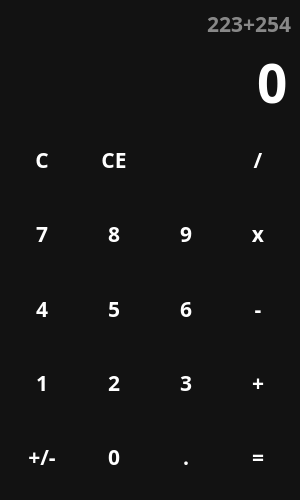
<?xml version="1.0" encoding="UTF-8"?>
<ui version="4.0">
 <class>MainWindow</class>
 <widget class="QMainWindow" name="MainWindow">
  <property name="geometry">
   <rect>
    <x>0</x>
    <y>0</y>
    <width>300</width>
    <height>500</height>
   </rect>
  </property>
  <property name="minimumSize">
   <size>
    <width>300</width>
    <height>500</height>
   </size>
  </property>
  <property name="maximumSize">
   <size>
    <width>3000</width>
    <height>5000</height>
   </size>
  </property>
  <property name="sizeIncrement">
   <size>
    <width>0</width>
    <height>0</height>
   </size>
  </property>
  <property name="baseSize">
   <size>
    <width>0</width>
    <height>0</height>
   </size>
  </property>
  <property name="windowTitle">
   <string>Калькулятор</string>
  </property>
  <property name="windowIcon">
   <iconset resource="calc_res.qrc">
    <normaloff>:/icons/C:/Users/Irina/Downloads/calculate_FILL0_wght400_GRAD0_opsz24.svg</normaloff>:/icons/C:/Users/Irina/Downloads/calculate_FILL0_wght400_GRAD0_opsz24.svg</iconset>
  </property>
  <property name="windowOpacity">
   <double>0.950000000000000</double>
  </property>
  <property name="styleSheet">
   <string notr="true">QWidget {
	color: white;
	background-color: #121212;
	font-family: Rubik;
	font-size: 16pt;
	font-weight: 600;
}

QPushButton {
	background-color: transparent;
	border: none;
}

QPushButton:hover {
	background-color: #666;
}

QPushButton:pressed {
	background-color: #888;
}</string>
  </property>
  <widget class="QWidget" name="centralwidget">
   <layout class="QVBoxLayout" name="verticalLayout">
    <item>
     <widget class="QLabel" name="lbl_temp">
      <property name="sizePolicy">
       <sizepolicy hsizetype="Preferred" vsizetype="Maximum">
        <horstretch>0</horstretch>
        <verstretch>0</verstretch>
       </sizepolicy>
      </property>
      <property name="styleSheet">
       <string notr="true">color: #888;</string>
      </property>
      <property name="text">
       <string>223+254</string>
      </property>
      <property name="alignment">
       <set>Qt::AlignRight|Qt::AlignTrailing|Qt::AlignVCenter</set>
      </property>
     </widget>
    </item>
    <item>
     <widget class="QLineEdit" name="le_entry">
      <property name="sizePolicy">
       <sizepolicy hsizetype="Expanding" vsizetype="Maximum">
        <horstretch>0</horstretch>
        <verstretch>0</verstretch>
       </sizepolicy>
      </property>
      <property name="styleSheet">
       <string notr="true">font-size: 40pt;
border: none;</string>
      </property>
      <property name="text">
       <string>0</string>
      </property>
      <property name="maxLength">
       <number>16</number>
      </property>
      <property name="alignment">
       <set>Qt::AlignRight|Qt::AlignTrailing|Qt::AlignVCenter</set>
      </property>
      <property name="readOnly">
       <bool>true</bool>
      </property>
     </widget>
    </item>
    <item>
     <layout class="QGridLayout" name="gridLayout">
      <item row="0" column="2">
       <widget class="QPushButton" name="btn_backspace">
        <property name="sizePolicy">
         <sizepolicy hsizetype="Minimum" vsizetype="Expanding">
          <horstretch>0</horstretch>
          <verstretch>0</verstretch>
         </sizepolicy>
        </property>
        <property name="autoFillBackground">
         <bool>false</bool>
        </property>
        <property name="styleSheet">
         <string notr="true"/>
        </property>
        <property name="text">
         <string/>
        </property>
        <property name="icon">
         <iconset resource="calc_res.qrc">
          <normaloff>:/icons/C:/Users/Irina/Downloads/backspace_FILL0_wght400_GRAD0_opsz24.svg</normaloff>:/icons/C:/Users/Irina/Downloads/backspace_FILL0_wght400_GRAD0_opsz24.svg</iconset>
        </property>
        <property name="iconSize">
         <size>
          <width>32</width>
          <height>32</height>
         </size>
        </property>
        <property name="shortcut">
         <string/>
        </property>
       </widget>
      </item>
      <item row="3" column="0">
       <widget class="QPushButton" name="btn_1">
        <property name="sizePolicy">
         <sizepolicy hsizetype="Minimum" vsizetype="MinimumExpanding">
          <horstretch>0</horstretch>
          <verstretch>0</verstretch>
         </sizepolicy>
        </property>
        <property name="text">
         <string>1</string>
        </property>
        <property name="shortcut">
         <string>1</string>
        </property>
       </widget>
      </item>
      <item row="4" column="0">
       <widget class="QPushButton" name="btn_neg">
        <property name="sizePolicy">
         <sizepolicy hsizetype="Minimum" vsizetype="Expanding">
          <horstretch>0</horstretch>
          <verstretch>0</verstretch>
         </sizepolicy>
        </property>
        <property name="text">
         <string>+/-</string>
        </property>
       </widget>
      </item>
      <item row="1" column="3">
       <widget class="QPushButton" name="btn_mul">
        <property name="sizePolicy">
         <sizepolicy hsizetype="Minimum" vsizetype="Expanding">
          <horstretch>0</horstretch>
          <verstretch>0</verstretch>
         </sizepolicy>
        </property>
        <property name="text">
         <string>x</string>
        </property>
        <property name="shortcut">
         <string>*</string>
        </property>
       </widget>
      </item>
      <item row="1" column="1">
       <widget class="QPushButton" name="btn_8">
        <property name="sizePolicy">
         <sizepolicy hsizetype="Minimum" vsizetype="Expanding">
          <horstretch>0</horstretch>
          <verstretch>0</verstretch>
         </sizepolicy>
        </property>
        <property name="text">
         <string>8</string>
        </property>
        <property name="shortcut">
         <string>8</string>
        </property>
       </widget>
      </item>
      <item row="1" column="2">
       <widget class="QPushButton" name="btn_9">
        <property name="sizePolicy">
         <sizepolicy hsizetype="Minimum" vsizetype="Expanding">
          <horstretch>0</horstretch>
          <verstretch>0</verstretch>
         </sizepolicy>
        </property>
        <property name="text">
         <string>9</string>
        </property>
        <property name="shortcut">
         <string>9</string>
        </property>
       </widget>
      </item>
      <item row="1" column="0">
       <widget class="QPushButton" name="btn_7">
        <property name="sizePolicy">
         <sizepolicy hsizetype="Minimum" vsizetype="Expanding">
          <horstretch>0</horstretch>
          <verstretch>0</verstretch>
         </sizepolicy>
        </property>
        <property name="text">
         <string>7</string>
        </property>
        <property name="shortcut">
         <string>7</string>
        </property>
       </widget>
      </item>
      <item row="4" column="3">
       <widget class="QPushButton" name="btn_calc">
        <property name="sizePolicy">
         <sizepolicy hsizetype="Minimum" vsizetype="Expanding">
          <horstretch>0</horstretch>
          <verstretch>0</verstretch>
         </sizepolicy>
        </property>
        <property name="text">
         <string>=</string>
        </property>
        <property name="shortcut">
         <string>=</string>
        </property>
       </widget>
      </item>
      <item row="4" column="2">
       <widget class="QPushButton" name="btn_point">
        <property name="sizePolicy">
         <sizepolicy hsizetype="Minimum" vsizetype="Expanding">
          <horstretch>0</horstretch>
          <verstretch>0</verstretch>
         </sizepolicy>
        </property>
        <property name="text">
         <string>.</string>
        </property>
        <property name="shortcut">
         <string>.</string>
        </property>
       </widget>
      </item>
      <item row="0" column="0">
       <widget class="QPushButton" name="btn_clear">
        <property name="sizePolicy">
         <sizepolicy hsizetype="Minimum" vsizetype="Expanding">
          <horstretch>0</horstretch>
          <verstretch>0</verstretch>
         </sizepolicy>
        </property>
        <property name="text">
         <string>C</string>
        </property>
       </widget>
      </item>
      <item row="2" column="0">
       <widget class="QPushButton" name="btn_4">
        <property name="sizePolicy">
         <sizepolicy hsizetype="Minimum" vsizetype="Expanding">
          <horstretch>0</horstretch>
          <verstretch>0</verstretch>
         </sizepolicy>
        </property>
        <property name="text">
         <string>4</string>
        </property>
        <property name="shortcut">
         <string>4</string>
        </property>
       </widget>
      </item>
      <item row="3" column="3">
       <widget class="QPushButton" name="btn_add">
        <property name="sizePolicy">
         <sizepolicy hsizetype="Minimum" vsizetype="Expanding">
          <horstretch>0</horstretch>
          <verstretch>0</verstretch>
         </sizepolicy>
        </property>
        <property name="text">
         <string>+</string>
        </property>
        <property name="shortcut">
         <string>+</string>
        </property>
       </widget>
      </item>
      <item row="3" column="2">
       <widget class="QPushButton" name="btn_3">
        <property name="sizePolicy">
         <sizepolicy hsizetype="Minimum" vsizetype="Expanding">
          <horstretch>0</horstretch>
          <verstretch>0</verstretch>
         </sizepolicy>
        </property>
        <property name="text">
         <string>3</string>
        </property>
        <property name="shortcut">
         <string>3</string>
        </property>
       </widget>
      </item>
      <item row="3" column="1">
       <widget class="QPushButton" name="btn_2">
        <property name="sizePolicy">
         <sizepolicy hsizetype="Minimum" vsizetype="Expanding">
          <horstretch>0</horstretch>
          <verstretch>0</verstretch>
         </sizepolicy>
        </property>
        <property name="text">
         <string>2</string>
        </property>
        <property name="shortcut">
         <string>2</string>
        </property>
       </widget>
      </item>
      <item row="4" column="1">
       <widget class="QPushButton" name="btn_0">
        <property name="sizePolicy">
         <sizepolicy hsizetype="Minimum" vsizetype="Expanding">
          <horstretch>0</horstretch>
          <verstretch>0</verstretch>
         </sizepolicy>
        </property>
        <property name="cursor">
         <cursorShape>PointingHandCursor</cursorShape>
        </property>
        <property name="text">
         <string>0</string>
        </property>
        <property name="shortcut">
         <string>0</string>
        </property>
       </widget>
      </item>
      <item row="2" column="1">
       <widget class="QPushButton" name="btn_5">
        <property name="sizePolicy">
         <sizepolicy hsizetype="Minimum" vsizetype="Expanding">
          <horstretch>0</horstretch>
          <verstretch>0</verstretch>
         </sizepolicy>
        </property>
        <property name="text">
         <string>5</string>
        </property>
        <property name="shortcut">
         <string>5</string>
        </property>
       </widget>
      </item>
      <item row="0" column="3">
       <widget class="QPushButton" name="btn_div">
        <property name="sizePolicy">
         <sizepolicy hsizetype="Minimum" vsizetype="Expanding">
          <horstretch>0</horstretch>
          <verstretch>0</verstretch>
         </sizepolicy>
        </property>
        <property name="text">
         <string>/</string>
        </property>
        <property name="shortcut">
         <string>/</string>
        </property>
       </widget>
      </item>
      <item row="2" column="2">
       <widget class="QPushButton" name="btn_6">
        <property name="sizePolicy">
         <sizepolicy hsizetype="Minimum" vsizetype="Expanding">
          <horstretch>0</horstretch>
          <verstretch>0</verstretch>
         </sizepolicy>
        </property>
        <property name="text">
         <string>6</string>
        </property>
        <property name="shortcut">
         <string>6</string>
        </property>
       </widget>
      </item>
      <item row="2" column="3">
       <widget class="QPushButton" name="btn_sub">
        <property name="sizePolicy">
         <sizepolicy hsizetype="Minimum" vsizetype="Expanding">
          <horstretch>0</horstretch>
          <verstretch>0</verstretch>
         </sizepolicy>
        </property>
        <property name="text">
         <string>-</string>
        </property>
        <property name="shortcut">
         <string>-</string>
        </property>
       </widget>
      </item>
      <item row="0" column="1">
       <widget class="QPushButton" name="btn_ce">
        <property name="sizePolicy">
         <sizepolicy hsizetype="Minimum" vsizetype="Expanding">
          <horstretch>0</horstretch>
          <verstretch>0</verstretch>
         </sizepolicy>
        </property>
        <property name="text">
         <string>CE</string>
        </property>
       </widget>
      </item>
     </layout>
    </item>
   </layout>
  </widget>
 </widget>
 <resources>
  <include location="calc_res.qrc"/>
 </resources>
 <connections/>
</ui>
